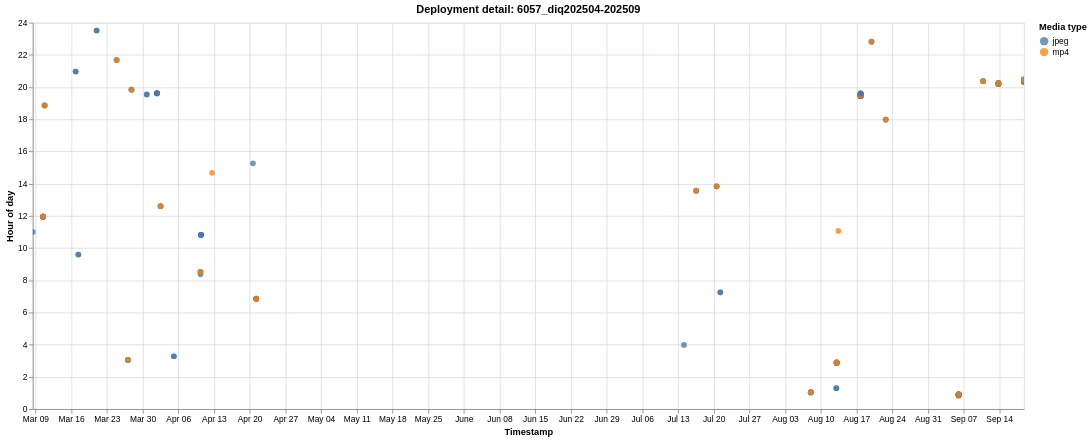

Vega-Lite specification for this chart:
### Vega-Lite specification from a JSON file in a GitHub repository (floating-point values rounded to 4 significant figures; data arrays with more than 128 entries replaced by an {"elided": "..."} marker saying what was removed)
{"$schema": "https://vega.github.io/schema/vega-lite/v6.1.0.json", "config": {"view": {"continuousHeight": 300, "continuousWidth": 300}}, "data": {"name": "data-14df95e6c73251d6b12cf721afd1c118"}, "datasets": {"data-14df95e6c73251d6b12cf721afd1c118": {"elided": "203 records"}}, "encoding": {"color": {"field": "media_type", "scale": {"scheme": "tableau10"}, "title": "Media type", "type": "nominal"}, "shape": {"field": "media_type", "title": "Media type", "type": "nominal"}, "tooltip": [{"field": "deployment", "title": "Deployment", "type": "nominal"}, {"field": "timestamp", "format": "%Y-%m-%d %H:%M:%S", "title": "Timestamp", "type": "temporal"}, {"field": "hour_of_day", "format": ".2f", "title": "Hour of day", "type": "quantitative"}, {"field": "media_type", "title": "Media type", "type": "nominal"}], "x": {"field": "timestamp", "title": "Timestamp", "type": "temporal"}, "y": {"field": "hour_of_day", "scale": {"domain": [0, 24]}, "title": "Hour of day", "type": "quantitative"}}, "height": 460, "mark": {"opacity": 0.78, "size": 46, "type": "circle"}, "params": [{"bind": "scales", "name": "param_1e9efca18e7a2868", "select": {"encodings": ["x", "y"], "type": "interval"}}], "title": "Deployment detail: 6057_diq202504-202509", "width": 1180}
